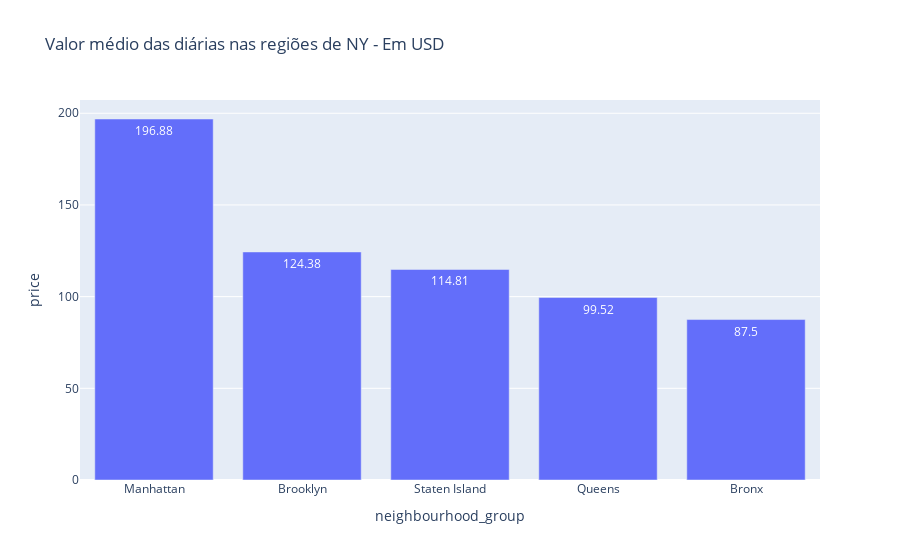

The cell this chart's notebook holds for it:
### Markdown cell above
## 17.  Desenhe um gráfico de barras, mostrando a média de aluguel diária de cada região.

### Code cell
mean_price_data = round(abnb[['neighbourhood_group', 'price']].groupby(['neighbourhood_group']).mean(),2).sort_values('price', ascending=False).reset_index()

px.bar(mean_price_data, x = 'neighbourhood_group', y = 'price', text_auto=True, title = 'Valor médio das diárias nas regiões de NY - Em USD')

### Figure 1 — Plotly figure (JSON) as saved in the notebook; plotly's stock layout.template omitted (floating-point values rounded to 4 significant figures)
{"data": [{"alignmentgroup": "True", "hovertemplate": "neighbourhood_group=%{x}<br>price=%{y}<extra></extra>", "legendgroup": "", "marker": {"color": "#636efa", "pattern": {"shape": ""}}, "name": "", "offsetgroup": "", "orientation": "v", "showlegend": false, "textposition": "auto", "texttemplate": "%{y}", "type": "bar", "x": ["Manhattan", "Brooklyn", "Staten Island", "Queens", "Bronx"], "xaxis": "x", "y": [196.9, 124.4, 114.8, 99.52, 87.5], "yaxis": "y"}], "layout": {"barmode": "relative", "legend": {"tracegroupgap": 0}, "title": {"text": "Valor médio das diárias nas regiões de NY - Em USD"}, "xaxis": {"anchor": "y", "domain": [0, 1], "title": {"text": "neighbourhood_group"}}, "yaxis": {"anchor": "x", "domain": [0, 1], "title": {"text": "price"}}}}
